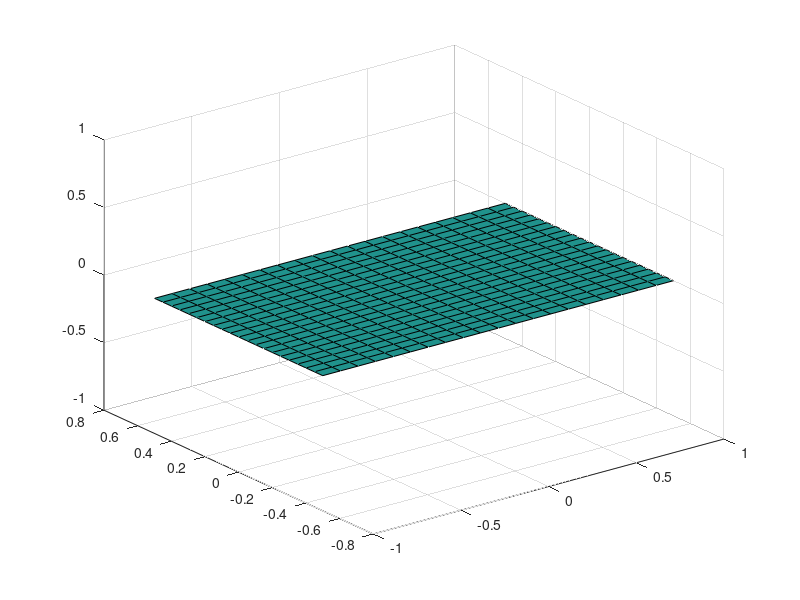
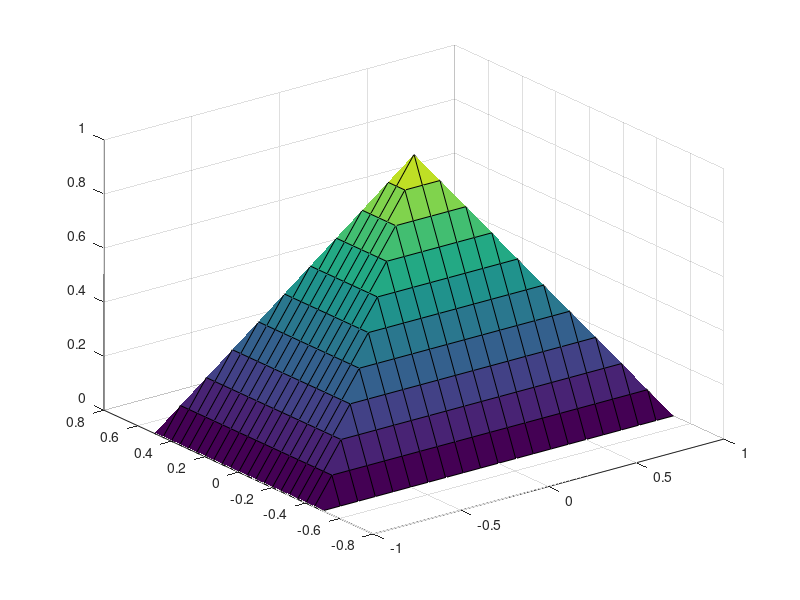

The MATLAB script that drew these images, in order:
%% no grid data의 경우
x = 0:1:4;
y = 0:1:4;
[x_mat y_mat] = meshgrid(x,y);

Z_mat = [0 0 0 0 0;
    0 1 1 1 0;
    0 1 2 1 0;
    0 1 1 1 0;
    0 0 0 0 0];
surf(x_mat, y_mat, Z_mat);
xlabel('x'); ylabel('y'); zlabel('z');

shading interp; %색깔 배치를 주변과 잘 비율적으로 맞도록 조정

% 그런데, 이건 data의 크기가 적어서 맨손으로 직접 입력했지만, 해상도가 높은 구조물/그래프/data의 경우??

%% griddata를 사용
clear all; close all; clc;
figure(1);
x = -1:0.1:1;
y = -0.5:0.05:0.5;
[X_mat, Y_mat] = meshgrid(x,y);

Z_mat = zeros(length(y), length(x));

surf(X_mat, Y_mat, Z_mat);

% 이 상태에서, 각각의 점을 잡는다 - 이 경우, 피라미드 골의 각각의 꼭짓점
pt = [-1, -0.5, 0;
    -1, 0.5, 0;
    1, 0.5, 0;
    1, -0.5, 0;
    0, 0, 1];
% help griddata -- interpolates scattered data = 점 사이 빈 값들을 연속적으로 채워준다
pyramid = griddata(pt(:,1), pt(:,2), pt(:,3), X_mat, Y_mat);
figure(2);
surf(X_mat, Y_mat, pyramid);